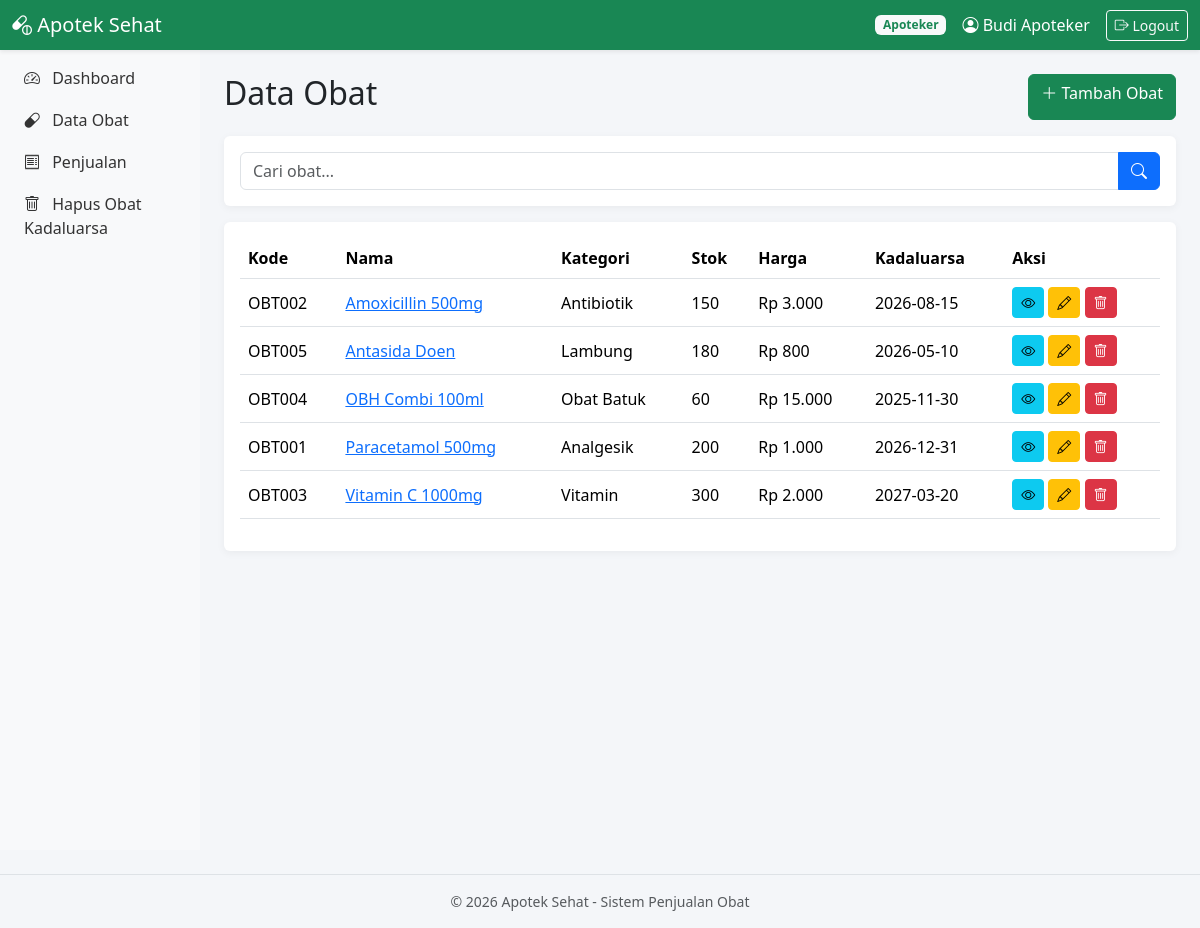
Page /apoteker/obat.php (signed in) on the committed database.
### tables this page shows
CREATE TABLE IF NOT EXISTS obat (
  id INT AUTO_INCREMENT PRIMARY KEY,
  kode_obat VARCHAR(30) NOT NULL UNIQUE,
  nama_obat VARCHAR(150) NOT NULL,
  kategori VARCHAR(50),
  satuan VARCHAR(30),
  harga_beli DECIMAL(12,2) DEFAULT 0,
  harga_jual DECIMAL(12,2) NOT NULL DEFAULT 0,
  stok INT NOT NULL DEFAULT 0,
  tgl_kadaluarsa DATE,
  supplier_id INT,
  deskripsi TEXT,
  status ENUM('tersedia','habis','ditarik') DEFAULT 'tersedia',
  created_at TIMESTAMP DEFAULT CURRENT_TIMESTAMP,
  FOREIGN KEY (supplier_id) REFERENCES supplier(id) ON DELETE SET NULL
);

### includes/auth.php (called while the page is built, shortened)
<?php
function e($s){ return htmlspecialchars((string)$s, ENT_QUOTES, 'UTF-8'); }

### apoteker/obat.php (the view, shortened to what this page needs)
<?php
require_once __DIR__.'/../includes/header.php';
$q=trim($_GET['q']??'');
$sql="SELECT o.*, s.nama_supplier FROM obat o LEFT JOIN supplier s ON s.id=o.supplier_id";
$p=[]; if ($q){ $sql.=" WHERE o.nama_obat LIKE ? OR o.kode_obat LIKE ?"; $p=["%$q%","%$q%"]; }
$sql.=" ORDER BY o.nama_obat";
$st=$conn->prepare($sql); $st->execute($p); $rows=$st->fetchAll();
?>
<div class="d-flex justify-content-between mb-3"><h2>Data Obat</h2>
<a href="../admin/obat_form.php" class="btn btn-success"><i class="bi bi-plus-lg"></i> Tambah Obat</a></div>
<form class="card p-3 mb-3"><div class="input-group"><input name="q" value="<?= e($q) ?>" class="form-control" placeholder="Cari obat..."><button class="btn btn-primary"><i class="bi bi-search"></i></button></div></form>
<div class="card p-3"><div class="table-responsive"><table class="table table-hover align-middle">
<thead><tr><th>Kode</th><th>Nama</th><th>Kategori</th><th>Stok</th><th>Harga</th><th>Kadaluarsa</th><th>Aksi</th></tr></thead><tbody>
<?php foreach($rows as $r):?>
<tr><td><?= e($r['kode_obat']) ?></td>
<td><a href="obat_detail.php?id=<?= $r['id'] ?>"><?= e($r['nama_obat']) ?></a></td>
<td><?= e($r['kategori']) ?></td><td><?= $r['stok'] ?></td>
<td>Rp <?= number_format($r['harga_jual'],0,',','.') ?></td>
<td><?= e($r['tgl_kadaluarsa']) ?></td>
<td>
<a class="btn btn-sm btn-info" href="obat_detail.php?id=<?= $r['id'] ?>"><i class="bi bi-eye"></i></a>
<a class="btn btn-sm btn-warning" href="../admin/obat_form.php?id=<?= $r['id'] ?>"><i class="bi bi-pencil"></i></a>
<a class="btn btn-sm btn-danger" href="?delete=<?= $r['id'] ?>" onclick="return confirm('Hapus?')"><i class="bi bi-trash"></i></a>
</td></tr>
<?php endforeach;?>
</tbody></table></div></div>
<?php require __DIR__.'/../includes/footer.php'; ?>

### assets/css/style.css (style rules this page uses)
body { background:#f4f6f9;font-family:'Segoe UI',sans-serif }
.card { border:none;box-shadow:0 2px 8px rgba(0,0,0,.05) }
.table thead { background:#198754;color:#fff }

### rows in the picture
obat: kode_obat "OBT002", nama_obat "Amoxicillin 500mg", kategori "Antibiotik", stok "150", harga_jual "3.000", tgl_kadaluarsa "2026-08-15"
obat: kode_obat "OBT005", nama_obat "Antasida Doen", kategori "Lambung", stok "180", harga_jual "800", tgl_kadaluarsa "2026-05-10"
obat: kode_obat "OBT004", nama_obat "OBH Combi 100ml", kategori "Obat Batuk", stok "60", harga_jual "15.000", tgl_kadaluarsa "2025-11-30"
obat: kode_obat "OBT001", nama_obat "Paracetamol 500mg", kategori "Analgesik", stok "200", harga_jual "1.000", tgl_kadaluarsa "2026-12-31"
obat: kode_obat "OBT003", nama_obat "Vitamin C 1000mg", kategori "Vitamin", stok "300", harga_jual "2.000", tgl_kadaluarsa "2027-03-20"

### other values in the picture
$role "Apoteker"
$nama "Budi Apoteker"
